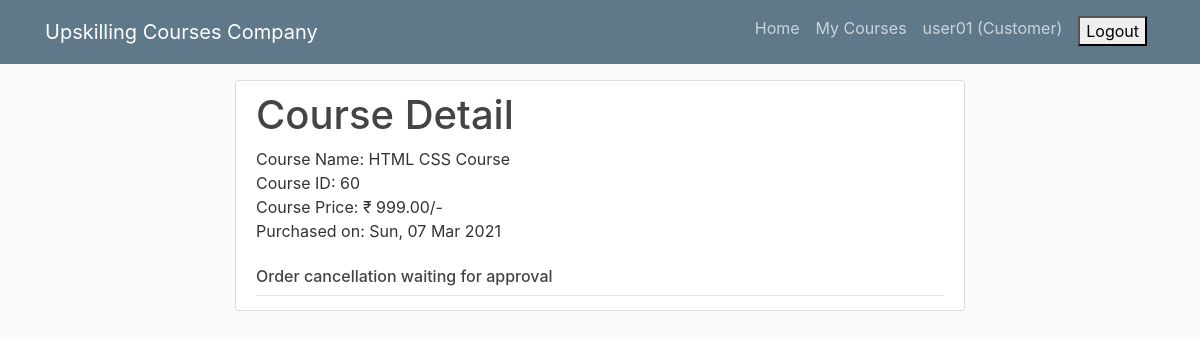
Page /orders/mycoursedetail/60/ (signed in) on the committed database.
### accounts/models.py (models this page shows)
class User(AbstractUser):
    is_admin = models.BooleanField(default=False)
    is_customer = models.BooleanField(default=False)
    is_customerexecutive = models.BooleanField(default=False)
    is_salesexecutive = models.BooleanField(default=False)
    username = models.CharField(unique=True, max_length=100)
    email = models.EmailField(max_length=100)
    first_name = models.CharField(max_length=100)
    last_name = models.CharField(max_length=100)

### orders/models.py (models this page shows, shortened)
class Order(models.Model):
    order_id       = models.AutoField(primary_key=True)
    user           = models.ForeignKey(Customer, default=None, on_delete=models.CASCADE)
    course         = models.ForeignKey(Product, default=None, on_delete=models.CASCADE)
    amount         = models.DecimalField(max_digits=6, decimal_places=2)
    order_date     = models.DateTimeField(auto_now_add=True)

### products/models.py (models this page shows)
class Product(models.Model):
    product_id      = models.IntegerField(primary_key=True)
    product_name    = models.CharField(max_length=100)
    product_price   = models.DecimalField(max_digits=6, decimal_places=2)
    product_seller  = models.ForeignKey(SalesExecutive, on_delete=models.CASCADE)
    def __str__(self):
        return self.product_name

### orders/views.py (the view)
# urls.py: path('mycoursedetail/<order_id>/', mycoursedetail, name='mycoursedetail'),
@login_required(login_url="/accounts/login/")
def mycoursedetail(request, order_id):
    course = Order.objects.get(order_id=order_id)
    logged_in_user = get_object_or_404(Customer, username=str(request.user))
    cancelledorder = CancelledOrder.objects.filter(order_id=order_id)
    return render(request, 'orders/customers/mycoursedetail.html', {'course':course, 'cancelledorder':cancelledorder, 'logged_in_user':logged_in_user})

### orders/templates/orders/customers/mycoursedetail.html
{% extends 'base.html' %}
{% block content %}
    {% if course.user == logged_in_user%}
        <article class="media content-section">
            <div class="media-body">
                <div class="article-metadata">
                    <h1> Course Detail</h1>
                    Course Name: {{ course.course }}<br>
                    Course ID: {{ course.order_id }}<br>
                    Course Price: ₹ {{ course.amount }}/-<br>
                    Purchased on: {{ course.order_date|date:"D, d M Y" }}<br><br>
                    {% if cancelledorder %}
                        <h6>Order cancellation waiting for approval</h6>
                    {% else %}
                        <a href="{% url 'orders:cancelorder' order_id=course.order_id %}">Delete Course/Cancel Order</a>
                    {% endif %}
                </div>
            </div>
        </article>
    {% else %}
        <h4>Not Authorized to view this page.</h4>
    {% endif %}
{% endblock %}

### templates/base.html (shortened to what this page needs)
{% load static %}
<!DOCTYPE html>
<html>
<head>
    <link rel="stylesheet" href="https://maxcdn.bootstrapcdn.com/bootstrap/4.0.0/css/bootstrap.min.css">
    <link rel="stylesheet" type="text/css" href="{% static 'style.css' %}">
</head>
<body>
    <header class="site-header">
        <nav class="navbar navbar-expand-md navbar-dark bg-steel fixed-top">
            <div class="container">
                <a class="navbar-brand mr-4" href="{% url 'products:home' %}">Upskilling Courses Company</a>
                <div class="collapse navbar-collapse" id="navbarToggle">
                    <div class="navbar-nav">
                        {% if user.is_customer %}
                            <a class="nav-item nav-link" href="{% url 'products:home' %}">Home</a>
                            <a class="nav-item nav-link" href="{% url 'orders:mycourses' %}">My Courses</a>
                            <label class="nav-item nav-link">{{ request.user }} (Customer)</label>
                            <form class="nav-item nav-link" action="{% url 'accounts:logout' %}" method="POST">
                                <button type="submit">Logout</button>
                            </form>
                        {% else %}
                                <a class="nav-item nav-link" href="{% url 'accounts:login' %}">Login</a>
                                <a class="nav-item nav-link" href="{% url 'accounts:signup' %}">Signup</a>
                        {% endif %}
                    </div>
                </div>
            </div>
        </nav>
    </header>
    <main role="main" class="container">
        <div class="row">
            <div class="col-sm-8 mx-auto">
                {% block content %}{% endblock %}
            </div>
        </div>
    </main>
</body>
</html>

### static/style.css (style rules this page uses)
body { background: #fafafa; color: #333333; margin-top: 5rem; }
h1, h2, h3, h4, h5, h6 { color: #444444; }
.bg-steel { background-color: #5f788a; }
.site-header .navbar-nav .nav-link { color: #cbd5db; }
.content-section { background: #ffffff; padding: 10px 20px; border: 1px solid #dddddd; border-radius: 3px; margin-bottom: 20px; }
.article-metadata { padding-bottom: 1px; margin-bottom: 4px; border-bottom: 1px solid #e3e3e3 }

### rows in the picture
User: user "user01"
Order: course "HTML CSS Course", order_id "60", amount "999.00", order_date "Sun, 07 Mar 2021"
